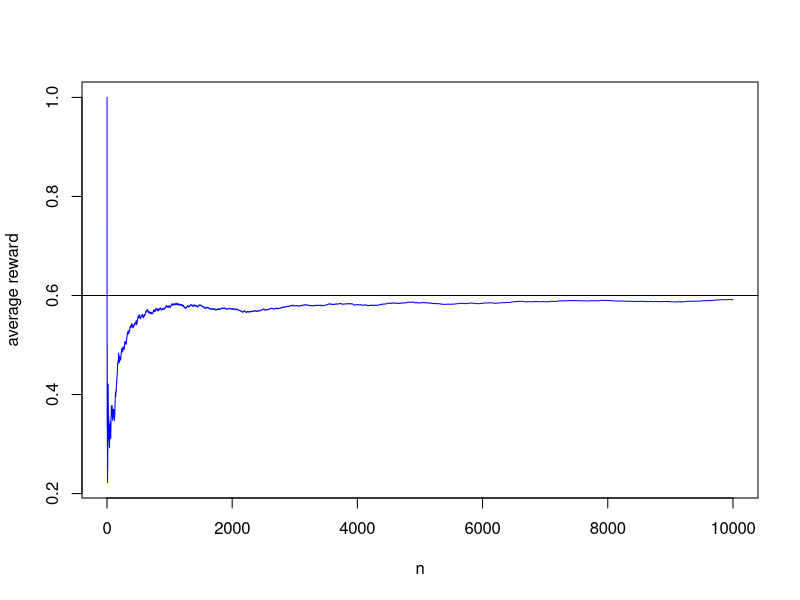
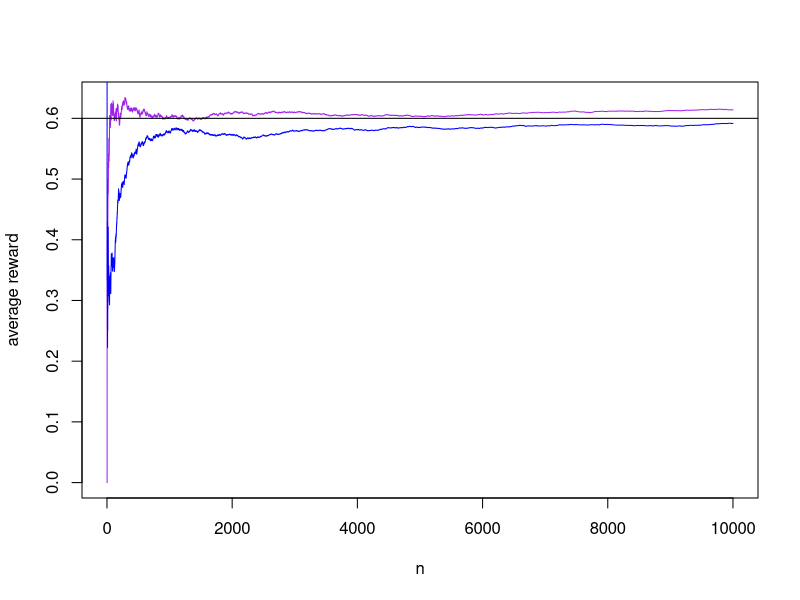

The R source for these figures, in order:
## ---- chunk 1
library(mvtnorm)

## ---- chunk 2
ps <- c(0.4,0.6)
## ---- chunk 3
epsilon.greedy <- function(ps,epsilon,n) {
  as <- rep(0,n)
  rs <- rep(0,n)
  
  ## initial number of plays and number of successes is 0 for each arm
  ns <- rep(0,2); ss <- rep(0,2)
  
  ## at first, play each arm once
  for (i in 1:2) {
    a <- i
    r <- runif(1) < ps[a]
    ns[a] <- ns[a] + 1
    ss[a] <- ss[a] + r
    as[i] <- a
    rs[i] <- r
  }
  
  ## now follow the epsilon greedy strategy
  for (i in 3:n) {
    # with probability epsilon, pick an arm uniformly at random
    if (runif(1) < epsilon) {
      a <- sample(2,1)
    } else { # otherwise, choose the "best arm so far".
      a <- which.max(ss/ns)
    }
    ## simulate the reward
    r <- runif(1) < ps[a]
    
    # update the number of plays, successes
    ns[a] <- ns[a] + 1
    ss[a] <- ss[a] + r
    
    # record the arm played and the reward received
    as[i] <- a
    rs[i] <- r
  }
  return(list(as=as,rs=rs))
}
## ---- chunk 4
eg.out <- epsilon.greedy(ps=ps,epsilon=.1,n=1e4)

n=1e4

plot(x = 1:n, cumsum(eg.out$rs)/(1:n), ylab = 'average reward', xlab = 'n', col = 'Blue', cex = 0.5, type = 'l')
abline(a = 0.6, b = 0)
## ---- chunk 5
# ns is c(.,.) giving number of times each arm has been played
# ss is c(.,.) number of successes of each arm
sample_arm.bernoulli  <- function(ns,ss, alpha0 = 1, beta0 = 1) {
  
M1 = rbeta(n = 1, shape1 = alpha0 + ss[1], shape2 = beta0 + ns[1] - ss[1])
M2 = rbeta(n = 1, shape1 = alpha0 + ss[2], shape2 = beta0 + ns[2] - ss[2])



if(M1 >= M2){
  return(1)
 }else{
  return(2)
 }

}

## ---- chunk 6
thompson.bernoulli <- function(ps,n) {
  as <- rep(0,n)
  rs <- rep(0,n)
  
  ## number of times each arm has been played
  ## and number of corresponding successes
  ns <- rep(0,2); ss <- rep(0,2)
  
  for (i in 1:n) {
    a <- sample_arm.bernoulli(ns,ss)
    r <- runif(1) < ps[a]
    ns[a] <- ns[a] + 1
    ss[a] <- ss[a] + r
    as[i] <- a
    rs[i] <- r
  }
  return(list(as=as,rs=rs))
}
## ---- chunk 7
thompson.bernoulli.out <- thompson.bernoulli(ps=ps,n=1e4)

# Plo showing peformance differenc ein the two algorithms
plot(x = 1:n, cumsum(thompson.bernoulli.out$rs)/(1:n), ylab = 'average reward', xlab = 'n', col = 'purple', cex = 0.5, type = 'l')
lines(x = 1:n, cumsum(eg.out$rs)/(1:n), col = 'Blue')
abline(a = 0.6, b = 0)
legend(3000,0.9,  legend=c("Epsilon greedy", "Thompson sampling"),
       col=c("Blue", "purple"), lty=1, bty = 'n')
